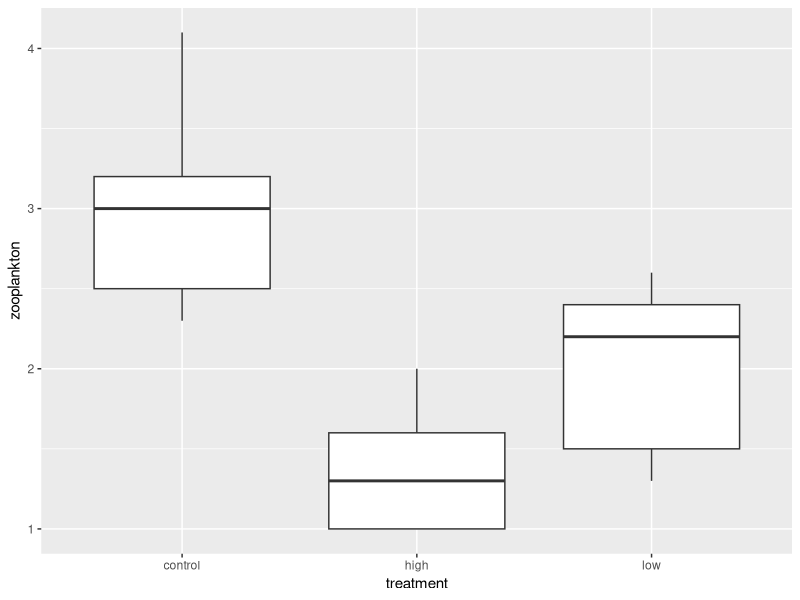
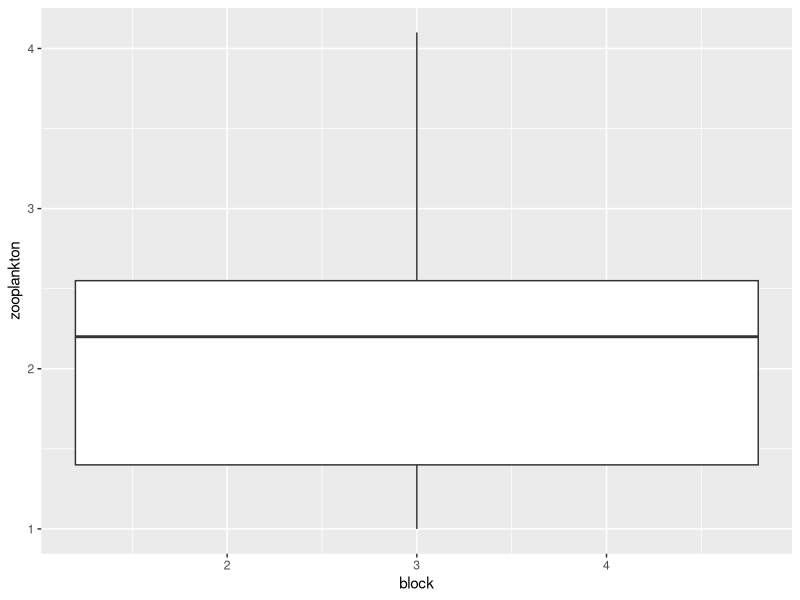
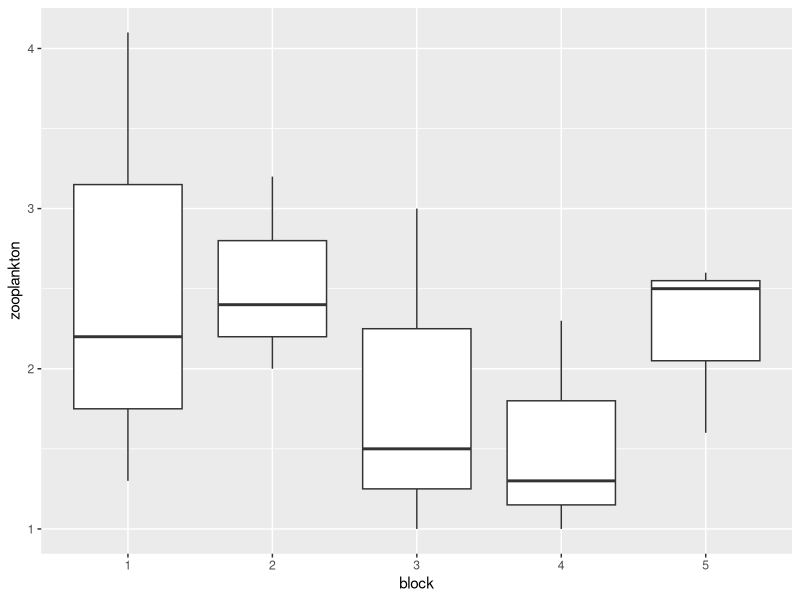
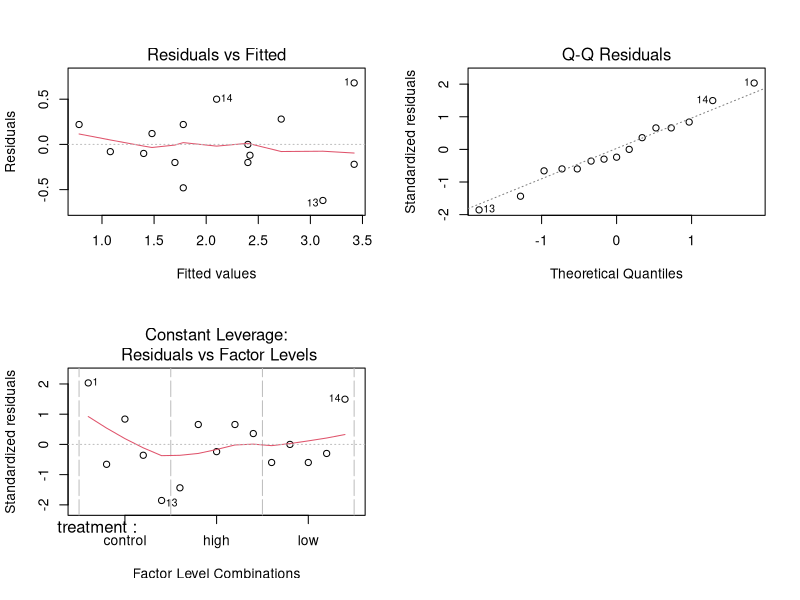

Generate these figures, in order, with R: (Note: this script raises an error after producing the figures.)
## ---- chunk 1
knitr::opts_chunk$set(echo = TRUE, message=FALSE)
## ---- chunk 2
library(car)
library(tidyverse)
library(ggplot2)
library(emmeans)
## ---- chunk 3
zooplankton <- read.csv("./data/18e2ZooplanktonDepredation.csv")

qplot(treatment, zooplankton, data=zooplankton, geom="boxplot")
qplot(block, zooplankton, data=zooplankton, geom="boxplot")
## ---- chunk 4
zooplankton$block  <- factor(zooplankton$block)
qplot(block, zooplankton, data=zooplankton, geom="boxplot")
## ---- chunk 5
zooplankton_lm <- lm(zooplankton ~ treatment + block,
                     data = zooplankton)
## ---- chunk 6
par(mfrow=c(2,2))
plot(zooplankton_lm, which=c(1,2,5))
par(mfrow=c(1,1))
## ---- chunk 7
residualPlots(zooplankton_lm)
## ---- chunk 8
Anova(zooplankton_lm)
## ---- chunk 9
summary(update(zooplankton_lm, . ~ . -1))
## ---- chunk 10
zoop_em <- emmeans(zooplankton_lm, ~treatment)

zoop_em
## ---- chunk 11
contrast(zoop_em, method = "tukey")
## ---- chunk 12
intertidal <- read.csv("./data/18e3IntertidalAlgae.csv")
## ---- chunk 13
qplot(herbivores, sqrtarea, data=intertidal, fill=height, geom="boxplot")
## ---- chunk 14
intertidal_lm <- lm(sqrtarea ~ herbivores + height + herbivores:height, data=intertidal)

intertidal_lm <- lm(sqrtarea ~ herbivores*height, data=intertidal)
## ---- chunk 15
Anova(intertidal_lm)

Anova(intertidal_lm, method="III")
## ---- chunk 16
emmeans(intertidal_lm, ~ herbivores + height)

emmeans(intertidal_lm, ~ herbivores | height)

emmeans(intertidal_lm, ~ height | herbivores)
## ---- chunk 17
contrast(emmeans(intertidal_lm, ~ herbivores + height), method = "tukey")
## ---- chunk 18
contrast(emmeans(intertidal_lm, ~ herbivores |height), method = "tukey")
## ---- chunk 19
cont <- contrast(emmeans(intertidal_lm, ~ herbivores |height), method = "tukey")

plot(cont) +
  geom_vline(xintercept = 0, color = "red", lty = 2)
## ---- chunk 20
kelp <- read.csv("./data/kelp_pred_div_byrnesetal2006.csv")
## ---- chunk 21
kelp_contr <- lm(Change_g ~ C(factor(Predator_Diversity), c(0,1,-1))*Trial, data=kelp)

Anova(kelp_contr)
